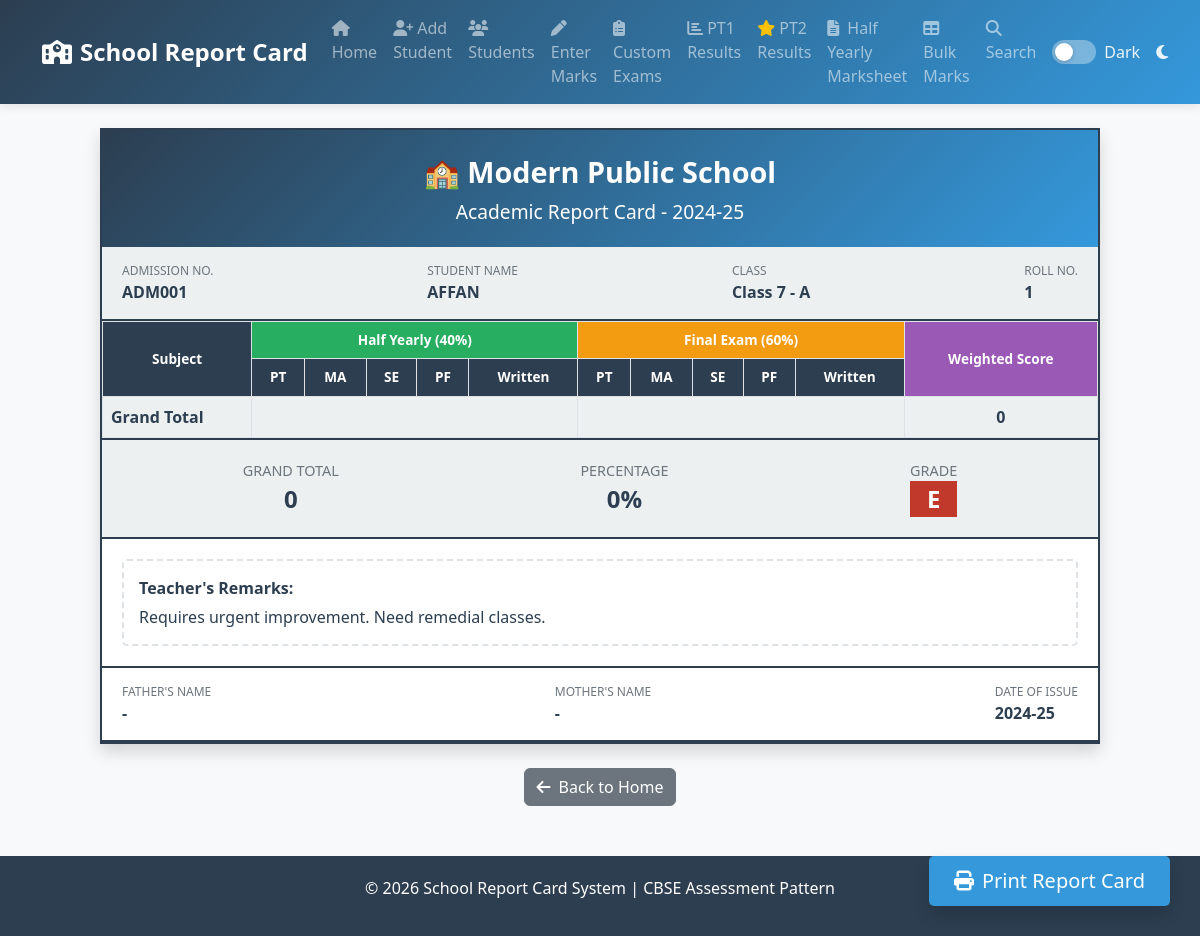
The app's page /result/ADM001, older data.
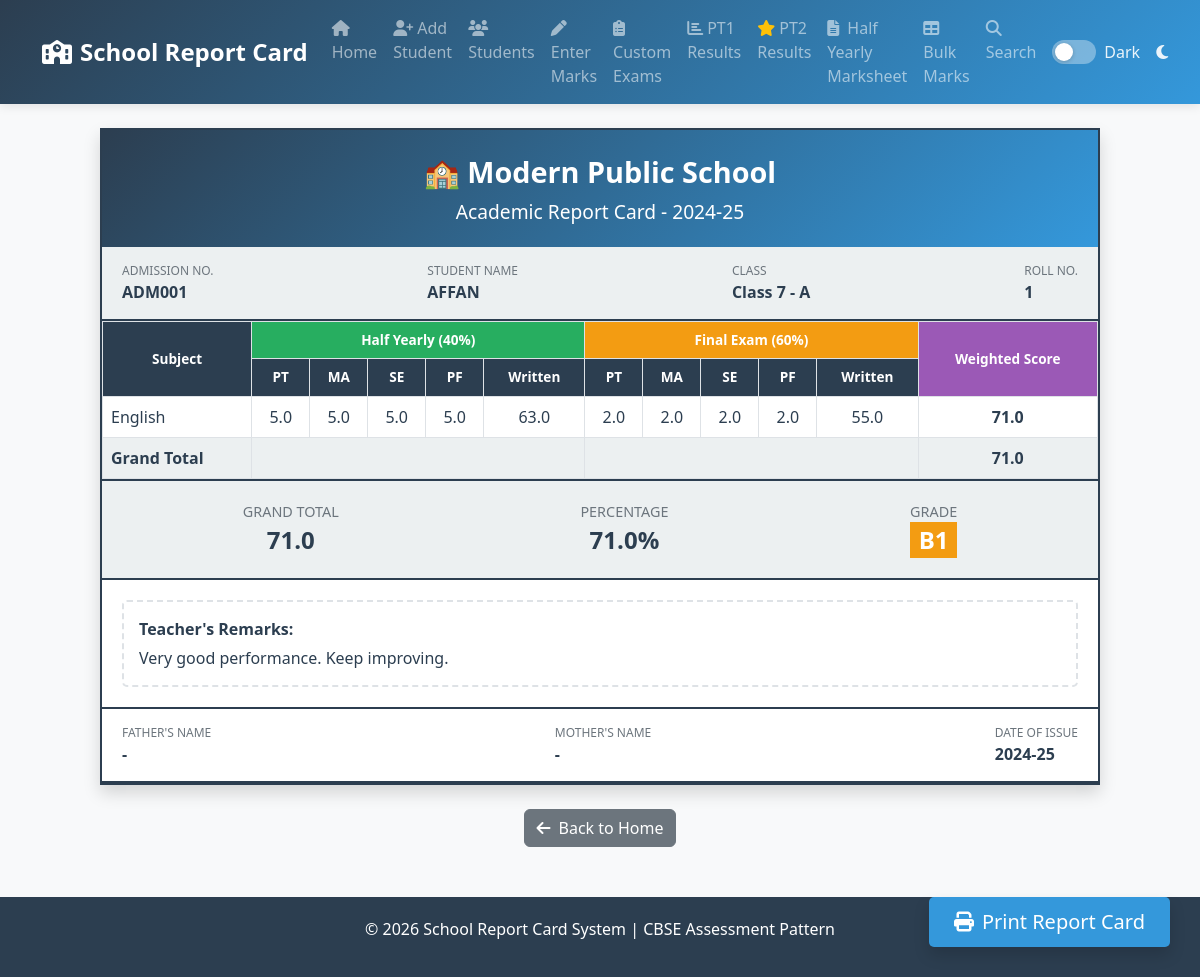
The same page, newer data.
### tables this page shows
CREATE TABLE marks (
            id INTEGER PRIMARY KEY AUTOINCREMENT,
            student_id TEXT NOT NULL,
            subject TEXT NOT NULL,
            exam_type TEXT NOT NULL,  -- 'Half Yearly' or 'Final'
            pt REAL DEFAULT 0,         -- Periodic Test
            ma REAL DEFAULT 0,         -- Multiple Assessment
            se REAL DEFAULT 0,         -- Subject Enrichment
            pf REAL DEFAULT 0,         -- Portfolio
            written REAL DEFAULT 0,   -- Written Exam
            created_at TIMESTAMP DEFAULT CURRENT_TIMESTAMP, theory REAL DEFAULT 0, practical REAL DEFAULT 0,
            FOREIGN KEY (student_id) REFERENCES students(admission_no),
            UNIQUE(student_id, subject, exam_type)
        );

### app.py (the view)
@app.route('/result/<admission_no>')
def result_detail(admission_no):
    conn = get_db()
    cursor = conn.cursor()
    cursor.execute('SELECT * FROM students WHERE admission_no = ?', (admission_no,))
    student = cursor.fetchone()
    if not student:
        flash('Student not found!', 'error')
        return redirect(url_for('index'))
    cursor.execute('SELECT * FROM marks WHERE student_id = ?', (admission_no,))
    marks = cursor.fetchall()
    conn.close()
    result = calculate_result(student, marks)
    return render_template('result_card.html', result=result, student=student)

### app.py (called while the page is built)
def get_db():
    conn = sqlite3.connect(DATABASE)
    conn.row_factory = sqlite3.Row
    return conn

def calculate_total(pt, ma, se, pf, written, subject='Other', theory=0, practical=0):
    if subject.lower() == 'computer':
        return theory + practical
    else:
        return pt + ma + se + pf + written

def calculate_weighted_score(hy_total, final_total):
    return (hy_total * 0.4) + (final_total * 0.6)

def assign_grade(percentage):
    if percentage >= 91:
        return 'A1'
    elif percentage >= 81:
        return 'A2'
    elif percentage >= 71:
        return 'B1'
    elif percentage >= 61:
        return 'B2'
    elif percentage >= 51:
        return 'C1'
    elif percentage >= 41:
        return 'C2'
    elif percentage >= 33:
        return 'D'
    else:
        return 'E'

### templates/result_card.html (shortened to what the changed rows need)
{% extends "base.html" %}
{% block content %}
<div class="fade-in">
    <div class="report-card shadow">
        <table class="marks-table">
            <thead>
                <tr>
                    <th rowspan="2" style="width: 15%">Subject</th>
                    <th colspan="5" class="exam-header hy-header">Half Yearly (40%)</th>
                    <th colspan="5" class="exam-header final-header">Final Exam (60%)</th>
                    <th rowspan="2" class="exam-header weighted-header">Weighted Score</th>
                </tr>
                <tr>
                    <th id="hy-col1" title="Periodic Test">PT</th>
                    <th id="hy-col2" title="Multiple Assessment">MA</th>
                    <th id="hy-col3" title="Subject Enrichment">SE</th>
                    <th id="hy-col4" title="Portfolio">PF</th>
                    <th id="hy-col5" title="Written Exam">Written</th>
                    <th id="final-col1" title="Periodic Test">PT</th>
                    <th id="final-col2" title="Multiple Assessment">MA</th>
                    <th id="final-col3" title="Subject Enrichment">SE</th>
                    <th id="final-col4" title="Portfolio">PF</th>
                    <th id="final-col5" title="Written Exam">Written</th>
                </tr>
            </thead>
            <tbody>
                {% for subject in result.subjects %}
                <tr>
                    <td class="subject-col">{{ subject.subject }}</td>
                    {% if subject.subject.lower() == 'computer' %}
                    <td colspan="4" style="text-align: center; background: #f8f9fa;">Theory</td>
                    <td>{{ subject.hy_theory }}</td>
                    <td colspan="4" style="text-align: center; background: var(--light-bg); color: var(--text-color);">Theory</td>
                    <td>{{ subject.final_theory }}</td>
                    <td><strong>{{ subject.weighted_score }}</strong></td>
                </tr>
                <tr>
                    <td class="subject-col" style="border-top: none;"></td>
                    <td colspan="4" style="text-align: center; background: #f8f9fa;">Practical</td>
                    <td>{{ subject.hy_practical }}</td>
                    <td colspan="4" style="text-align: center; background: var(--light-bg); color: var(--text-color);">Practical</td>
                    <td>{{ subject.final_practical }}</td>
                    <td style="border-top: none;"></td>
                </tr>
                    {% else %}
                    <td>{{ subject.hy_pt }}</td>
                    <td>{{ subject.hy_ma }}</td>
                    <td>{{ subject.hy_se }}</td>
                    <td>{{ subject.hy_pf }}</td>
                    <td>{{ subject.hy_written }}</td>
                    <td>{{ subject.final_pt }}</td>
                    <td>{{ subject.final_ma }}</td>
                    <td>{{ subject.final_se }}</td>
                    <td>{{ subject.final_pf }}</td>
                    <td>{{ subject.final_written }}</td>
                    <td><strong>{{ subject.weighted_score }}</strong></td>
                    {% endif %}
                </tr>
                {% endfor %}
                <tr class="total-row">
                    <td><strong>{{ result.grand_total }}</strong></td>
                </tr>
            </tbody>
        </table>
        <div class="summary-section">
            <div class="summary-item">
                <div class="summary-label">Grand Total</div>
                <div class="summary-value">{{ result.grand_total }}</div>
            </div>
            <div class="summary-item">
                <div class="summary-label">Percentage</div>
                <div class="summary-value">{{ result.percentage }}%</div>
            </div>
            <div class="summary-item">
                <div class="summary-label">Grade</div>
                <div class="summary-value grade-{{ result.grade.lower() }}">{{ result.grade }}</div>
            </div>
        </div>
        <div class="remarks-section">
            <div class="remarks-box">
                <div class="remarks-label">Teacher's Remarks:</div>
                <div>{{ result.remarks }}</div>
            </div>
        </div>
    </div>
</div>
{% endblock %}

Row changes from the older to the newer data that the page shows:
added marks: hy_pt "5.0", hy_ma "5.0", hy_se "5.0", hy_pf "5.0", hy_written "63.0"
added marks: final_pt "2.0", final_ma "2.0", final_se "2.0", final_pf "2.0", final_written "55.0"
Text that changed along with them:
{{ result.grand_total }}: "0" → "71.0"
{{ result.percentage }}: "0" → "71.0"
{{ result.grade }}: "E" → "B1"
{{ result.remarks }}: "Requires urgent improvement. Need remedial classes." → "Very good performance. Keep improving."
new list line: "English 71.0"
